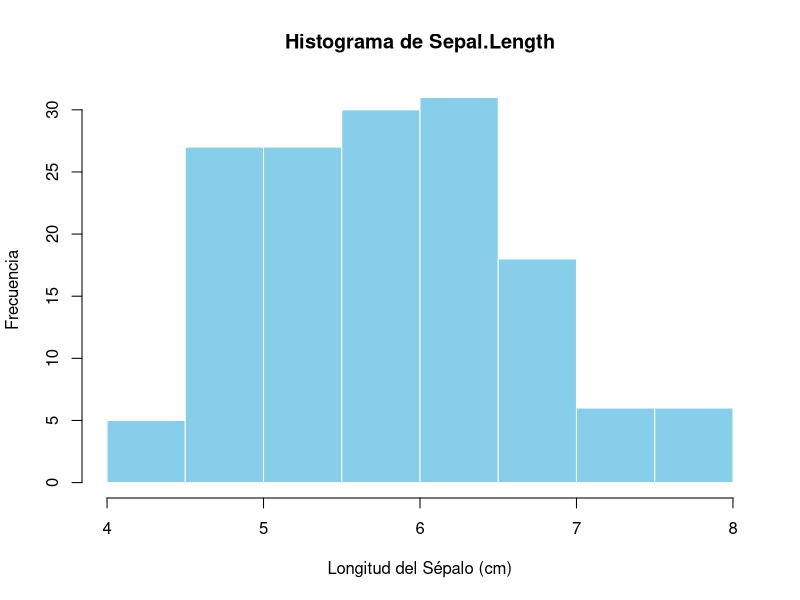
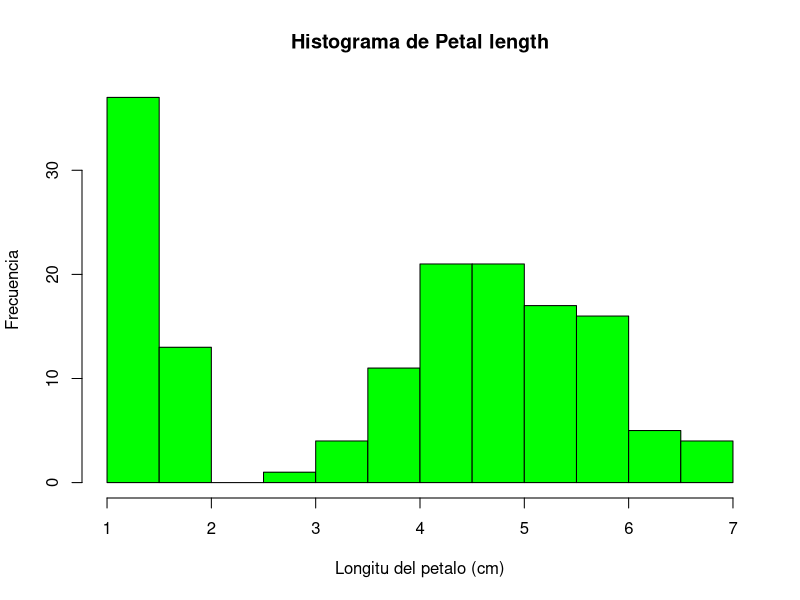
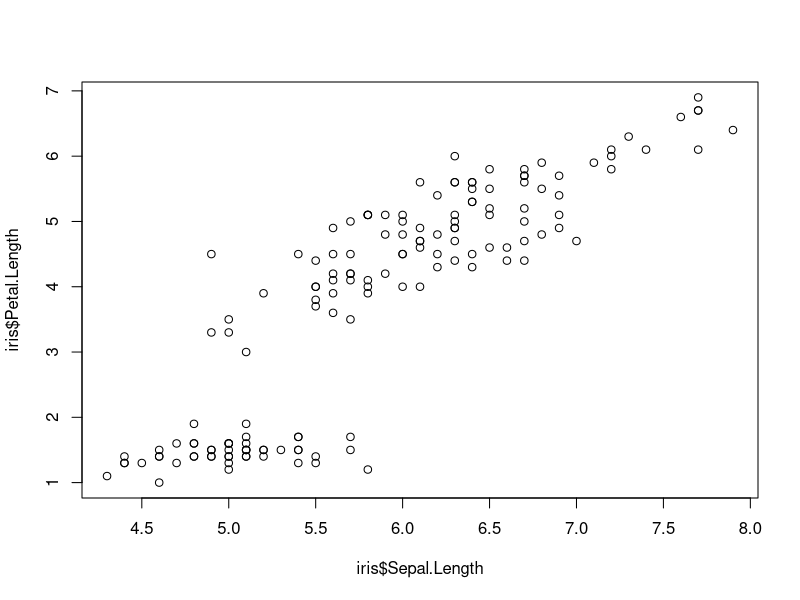
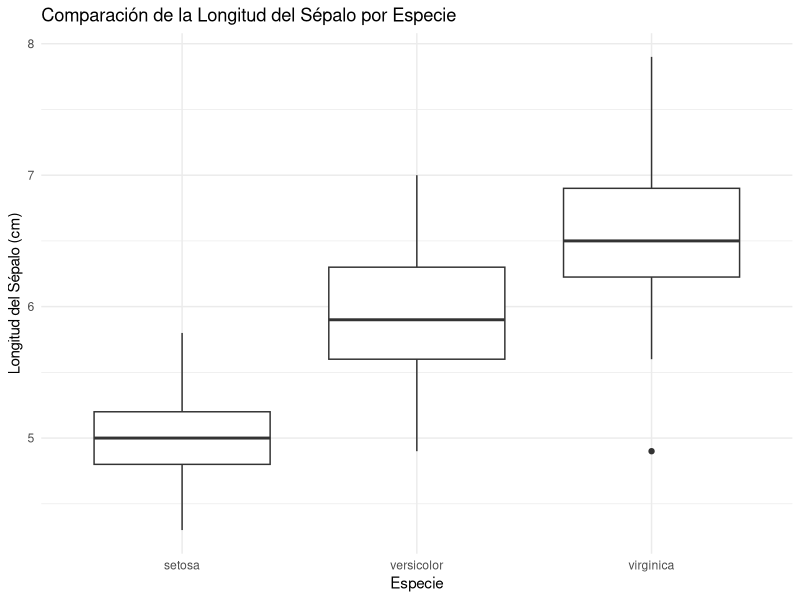

Write R code to recreate these figures, in order. (Note: this script raises an error after producing the figures.)
# Cargar el dataset iris (viene por defecto en R)
data(iris)

# Crear un histograma de Sepal.Length
hist(iris$Sepal.Length,
     main = "Histograma de Sepal.Length",
     xlab = "Longitud del Sépalo (cm)",
     ylab = "Frecuencia",
     col = "skyblue",
     border = "white")

hist(iris$Petal.Length,
     main = "Histograma de Petal length",
     xlab = "Longitu del petalo (cm)",
     ylab = "Frecuencia",
     col = "green",
     border = "black")

plot(iris$Sepal.Length,iris$Petal.Length)

# Crear el boxplot
library(ggplot2)
ggplot(data = iris, aes(x = Species, y = Sepal.Length)) +
  geom_boxplot() +
  labs(title = "Comparación de la Longitud del Sépalo por Especie",
       x = "Especie",
       y = "Longitud del Sépalo (cm)") +
  theme_minimal()
unique(iris$Species)
# calcular el promedio de cada especie 
setosa <- iris[iris$Species == "setosa",]
versicolor <- iris[iris$Species == "versicolor",]
virginica <- iris[iris$Species == "virginica",]
print(paste("promedio de setosa length", mean(setosa$Sepal.Length)))
print(paste("Promedio de versicolor ",mean(versicolor$Sepal.Length)))
print(paste("Promedio de virginica ",mean(virginica$Sepal.Length)))

#manipulacion de datos
library(dplyr)
data("iris")
#filtrar flores con Petal.length
iris %>% filter(Petal.Length > 1.5)
#Agrupar y calcular media
iris %>% group_by(Species) %>% summarise(Promedio = mean(Sepal.length))


#Visualizacion de datos
library(ggplot2)
ggplot(iris,aes(x = Sepal.Length,y = Sepal.Width,color = Species))+
  geom_point(size = 3)+
  theme_minimal()



# Estadistica aplicada
cor(mtcars$mpg,mtcars$hp)
modelo <- lm(mpg ~ hp,data = mtcars)
summarise(modelo)
